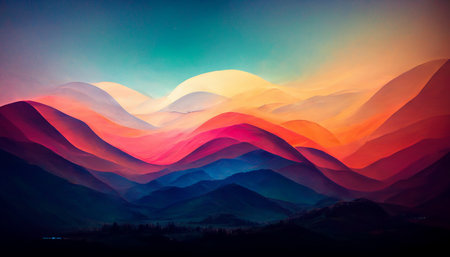
#> input picture ex05/landscape.jpg, 450 x 257 px
$ python pimp_image.py
#> lines starting #> are read from the running program, lines starting #| are printed output that depends on the picture
### ex05/load_image.py
from PIL import Image, ImageOps


def ft_invert(path: str) -> bytearray:
    """Inverts the color of the image received."""
#> called with path = 'landscape.jpg'
    input_image_path = path
    output_image_path = "pimp_image_inv.jpeg"
    barray = []
    try:
        assert Image.open(input_image_path)
        """ Open the image """
        image = Image.open(input_image_path)
#> image is the input picture: PIL image 450x257 RGB; mean R, G, B 98.7, 79.1, 89.1

        """ Invert the image """
        inverted_image = ImageOps.invert(image)
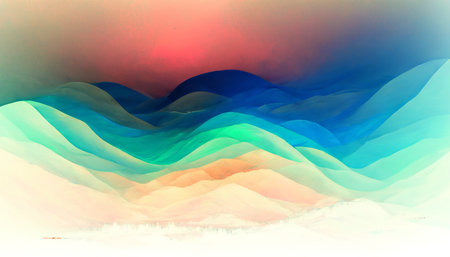
#> inverted_image: PIL image 450x257 RGB; mean R, G, B 156.3, 175.9, 165.9

        """ Save the inverted image """
        inverted_image.save(output_image_path)

        width, height = image.size
#> width = 450; height = 257

        string = "The shape of image is: "
        items = image.getpixel((0, 0))
#> items = (19, 42, 83)
        i = 0
        for item in items:
            i += 1
#> this loop made 3 passes
#> item on passes 1 to 3: 19, 42, 83
#> after the loop, i = 3
        print(string, (height, width, i))
#| The shape of image is:  (257, 450, 3)

        for x in range(width):
            for y in range(height):
                r, g, b = image.getpixel((x, y))
                barray.append([r, g, b])
#> after the loop, barray = 115650 items
        barray.append([r, g, b])

    except AssertionError as e:
        print(f"AssertionError: {e}")

    return barray


def ft_red(path: str) -> bytearray:
#> called with path = 'landscape.jpg'
    input_image_path = path
#> input_image_path = 'landscape.jpg'
    output_image_path = "pimp_image_red.jpeg"
    barray = []
    try:
        assert Image.open(input_image_path)
        image = Image.open(input_image_path)

        width, height = image.size
#> width = 450; height = 257

        string = "The shape of image is: "
        items = image.getpixel((0, 0))
#> items = (19, 42, 83)
        i = 0
        for item in items:
            i += 1
#> after the loop, i = 3
        print(string, (height, width, i))

        for x in range(height):
            for y in range(width):
                r, g, b = image.getpixel((y, x))
                barray.extend([r, 0, 0])
#> after the loop, barray = 346950 items
        barray.extend([r, 0, 0])

        """ Convert the flat list of RGB values to bytes """
        rgb_bytes = bytes(barray)

        """ Create an RGB image from bytes """
        img = Image.frombytes('RGB', (width, height), rgb_bytes)
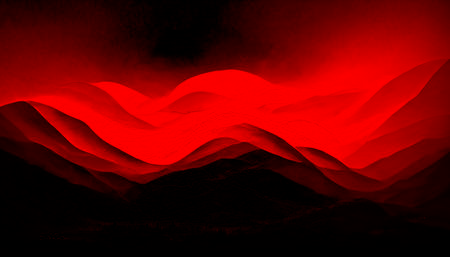
#> img: PIL image 450x257 RGB; mean R, G, B 98.7, 0, 0

        img.save(output_image_path)

    except AssertionError as e:
        print(f"AssertionError: {e}")

    return barray


def ft_blue(path: str) -> bytearray:
#> called with path = 'landscape.jpg'
    input_image_path = path
#> input_image_path = 'landscape.jpg'
    output_image_path = "pimp_image_blue.jpeg"
    barray = []
    try:
        assert Image.open(input_image_path)
        image = Image.open(input_image_path)

        width, height = image.size
#> width = 450; height = 257

        string = "The shape of image is: "
        items = image.getpixel((0, 0))
#> items = (19, 42, 83)
        i = 0
        for item in items:
            i += 1
#> after the loop, i = 3
        print(string, (height, width, i))

        for x in range(height):
            for y in range(width):
                r, g, b = image.getpixel((y, x))
                barray.extend([0, 0, b])
#> after the loop, barray = 346950 items
        barray.extend([0, 0, b])

        """ Convert the flat list of RGB values to bytes """
        rgb_bytes = bytes(barray)

        """ Create an RGB image from bytes """
        img = Image.frombytes('RGB', (width, height), rgb_bytes)
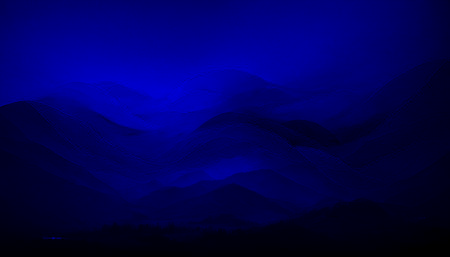
#> img: PIL image 450x257 RGB; mean R, G, B 0, 0, 89.1

        img.save(output_image_path)

    except AssertionError as e:
        print(f"AssertionError: {e}")

    return barray


def ft_green(path: str) -> bytearray:
#> called with path = 'landscape.jpg'
    input_image_path = path
#> input_image_path = 'landscape.jpg'
    output_image_path = "pimp_image_green.jpeg"
    barray = []
    try:
        assert Image.open(input_image_path)
        image = Image.open(input_image_path)

        width, height = image.size
#> width = 450; height = 257

        string = "The shape of image is: "
        items = image.getpixel((0, 0))
#> items = (19, 42, 83)
        i = 0
        for item in items:
            i += 1
#> after the loop, i = 3
        print(string, (height, width, i))

        for x in range(height):
            for y in range(width):
                r, g, b = image.getpixel((y, x))
                barray.extend([0, g, 0])
#> after the loop, barray = 346950 items
        barray.extend([0, g, 0])

        """ Convert the flat list of RGB values to bytes """
        rgb_bytes = bytes(barray)

        """ Create an RGB image from bytes """
        img = Image.frombytes('RGB', (width, height), rgb_bytes)
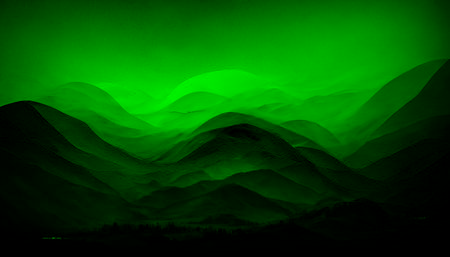
#> img: PIL image 450x257 RGB; mean R, G, B 0, 79.1, 0

        img.save(output_image_path)

    except AssertionError as e:
        print(f"AssertionError: {e}")

    return barray


def ft_gray(path: str) -> bytearray:
#> called with path = 'landscape.jpg'
    input_image_path = path
#> input_image_path = 'landscape.jpg'
    output_image_path = "pimp_image_gray.jpeg"
    barray = []
    try:
        assert Image.open(input_image_path)
        image = Image.open(input_image_path)

        width, height = image.size
#> width = 450; height = 257

        string = "The shape of image is: "
        items = image.getpixel((0, 0))
#> items = (19, 42, 83)
        i = 0
        for item in items:
            i += 1
#> after the loop, i = 3
        print(string, (height, width, i))

        """ Grayscale colors are those where the red, green, and blue
        components are all equal.
        The RGB values that make up shades of gray range from (0, 0, 0)
        for black to (255, 255, 255) for white, with intermediate values
        representing different shades of gray. """

        for x in range(height):
            for y in range(width):
                r, g, b = image.getpixel((y, x))
                barray.extend([r, r, r])
#> after the loop, barray = 346950 items
        barray.extend([r, r, r])

        """ Convert the flat list of RGB values to bytes """
        rgb_bytes = bytes(barray)

        """ Create an RGB image from bytes """
        img = Image.frombytes('RGB', (width, height), rgb_bytes)
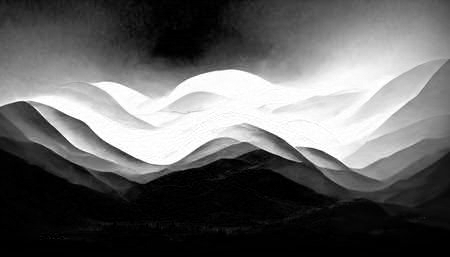
#> img: PIL image 450x257 RGB; min 0, max 255, mean 98.7

        img.save(output_image_path)

    except AssertionError as e:
        print(f"AssertionError: {e}")

    return barray

### ex05/pimp_image.py
from load_image import ft_invert, ft_red, ft_blue, ft_green, ft_gray


def main():
    print(ft_invert("landscape.jpg"))
    print(ft_red("landscape.jpg"))
    print(ft_blue("landscape.jpg"))
    print(ft_green("landscape.jpg"))
    print(ft_gray("landscape.jpg"))
    print(ft_invert.__doc__)


if __name__ == "__main__":
    main()

$ run again, with ex05/pimp_image.jpeg copied over ex05/landscape.jpg
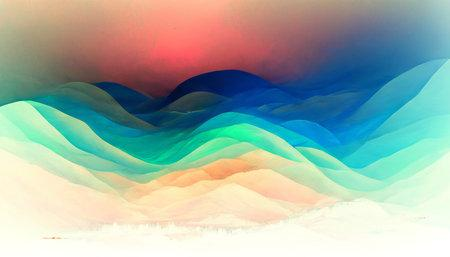
#> input picture ex05/pimp_image.jpeg, 450 x 257 px
#> in ft_invert, image is the input picture: PIL image 450x257 RGB; mean R, G, B 156.3, 175.8, 165.9
#> in ft_invert, `inverted_image = ImageOps.invert(image)`:
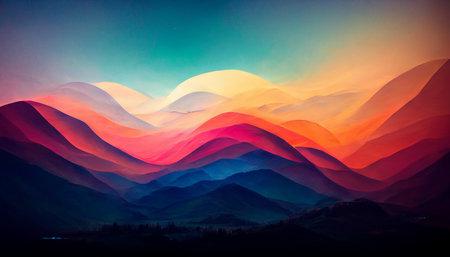
#> inverted_image: PIL image 450x257 RGB; mean R, G, B 98.7, 79.2, 89.1
#> in ft_invert, `items = image.getpixel((0, 0))`: items = (234, 216, 176)
#> the loop in ft_invert, `for item in items:` made 3 passes
#> item on passes 1 to 3: 234, 216, 176
#> after the loop in ft_invert, `for item in items:`: i = 3
#| The shape of image is:  (257, 450, 3)
#> after the loop in ft_invert, `for x in range(width):`: barray = 115650 items
#> in ft_red, `input_image_path = path`: input_image_path = 'landscape.jpg'
#> in ft_red, `items = image.getpixel((0, 0))`: items = (234, 216, 176)
#> the loop in ft_red, `for item in items:` made 3 passes
#> after the loop in ft_red, `for item in items:`: i = 3
#> after the loop in ft_red, `for x in range(height):`: barray = 346950 items
#> in ft_blue, `input_image_path = path`: input_image_path = 'landscape.jpg'
#> in ft_blue, `items = image.getpixel((0, 0))`: items = (234, 216, 176)
#> the loop in ft_blue, `for item in items:` made 3 passes
#> after the loop in ft_blue, `for item in items:`: i = 3
#> after the loop in ft_blue, `for x in range(height):`: barray = 346950 items
#> in ft_green, `input_image_path = path`: input_image_path = 'landscape.jpg'
#> in ft_green, `items = image.getpixel((0, 0))`: items = (234, 216, 176)
#> the loop in ft_green, `for item in items:` made 3 passes
#> after the loop in ft_green, `for item in items:`: i = 3
#> after the loop in ft_green, `for x in range(height):`: barray = 346950 items
#> in ft_gray, `input_image_path = path`: input_image_path = 'landscape.jpg'
#> in ft_gray, `items = image.getpixel((0, 0))`: items = (234, 216, 176)
#> the loop in ft_gray, `for item in items:` made 3 passes
#> after the loop in ft_gray, `for item in items:`: i = 3
#> after the loop in ft_gray, `for x in range(height):`: barray = 346950 items
#> in ft_gray, `img = Image.frombytes('RGB', (width, height), rgb_bytes)`:
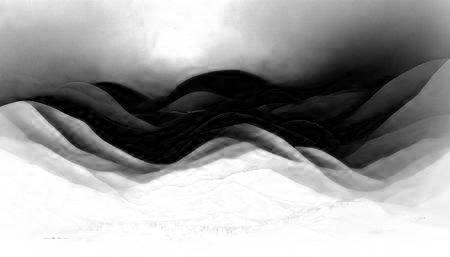
#> img: PIL image 450x257 RGB; min 0, max 255, mean 156.3
